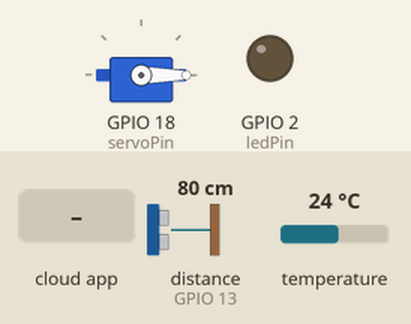
Recording of a sketch running on a simulated ESP32. Parts: servo, output pins drawn as LEDs (lit = HIGH). Wiring (inferred from the names in the program): ultrasonic range finder: trigger GPIO 12; echo GPIO 13. The inputs (shaded band) are chosen by the test bench; at power-on: distance to the obstacle (sensor on GPIO 13) 80 cm, temperature 24 °C. The echo pulse lasts 58.3 µs per cm; WiFi joins after 1.5 s; servers stay silent unless stated; the Firebase database answers and starts empty; pins used as bus, display or sensor lines are not drawn; what the sketch prints to the serial monitor is not drawn.

Above: at 2.7 s.
2.8 s: the phone or cloud app sets LED to 1
At 4.2 s:
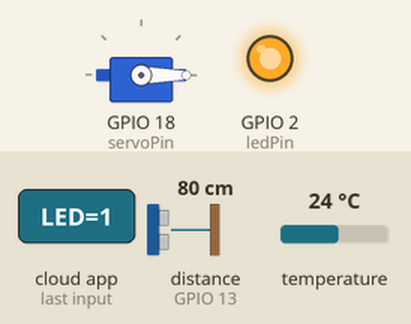
5.2 s: the phone or cloud app sets Servo to 1
At 6.8 s:
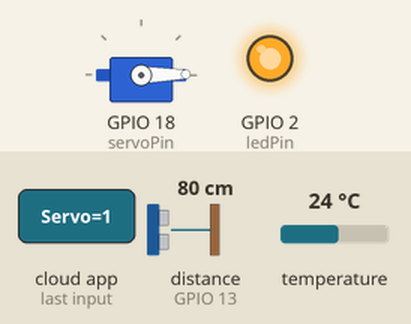
7.7 s: the phone or cloud app sets LED to 0
At 9.2 s:
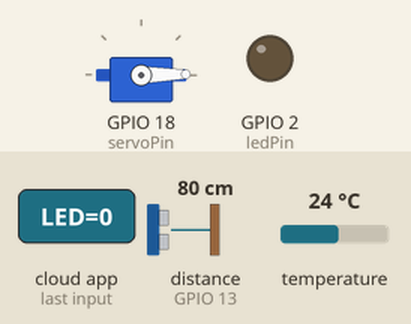
Timing chart, 0 to 10.7 s (numbered marks = the images above; inputs shaded):
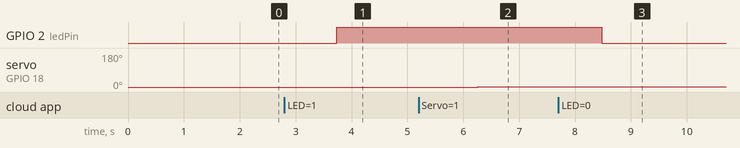

The sketch:

Praktikum_BAB-2.ino
```cpp
#include <Arduino.h>
#include <WiFi.h>
#include <Firebase_ESP_Client.h>
#include <ESP32Servo.h>
#include <OneWire.h>
#include <DallasTemperature.h>

#include "addons/TokenHelper.h"
#include "addons/RTDBHelper.h"

const int oneWireBus = 5;
const int trigPin = 12;
const int echoPin = 13;
const int ledPin = 2;

float md = 1;
float Vod = 0;

OneWire oneWire(oneWireBus);
DallasTemperature sensors(&oneWire);

#define WIFI_SSID "SSID"
#define WIFI_PASSWORD "PASSWORD"
#define API_KEY "APIKEY"
#define DATABASE_URL "URL"

FirebaseData fbdo;
FirebaseAuth auth;
FirebaseConfig config;
Servo myServo;
int servoPin = 18;

unsigned long lastMillis = 0;
bool signupOK = false;

void setup() {
    Serial.begin(115200);

    WiFi.begin(WIFI_SSID, WIFI_PASSWORD);
    Serial.print("Menghubungkan ke Wi-Fi");
    while (WiFi.status() != WL_CONNECTED) {
        Serial.print(".");
        delay(500);
    }
    Serial.println("\nWi-Fi Terhubung!");

    config.api_key = API_KEY;
    config.database_url = DATABASE_URL;
    config.token_status_callback = tokenStatusCallback;

    if (Firebase.signUp(&config, &auth, "", "")) {
        Serial.println("Firebase SignUp berhasil!");
        signupOK = true;
    } else {
        Serial.println("Firebase SignUp gagal: " + String(config.signer.signupError.message.c_str()));
    }

    Firebase.begin(&config, &auth);
    Firebase.reconnectWiFi(true);

    pinMode(trigPin, OUTPUT);
    pinMode(echoPin, INPUT);
    pinMode(ledPin, OUTPUT);
    myServo.attach(servoPin);
    myServo.write(0);

    sensors.begin();
}

void loop() {
    long duration;
    float jarak;

    digitalWrite(trigPin, LOW);
    delayMicroseconds(2);
    digitalWrite(trigPin, HIGH);
    delayMicroseconds(10);
    digitalWrite(trigPin, LOW);
    duration = pulseIn(echoPin, HIGH);
    jarak = (duration * 0.034 / 2) * md + Vod;

    Serial.print("Jarak: ");
    Serial.print(jarak);
    Serial.println(" cm");

    sensors.requestTemperatures();
    float suhu = sensors.getTempCByIndex(0);

    Serial.print("Suhu: ");
    Serial.print(suhu);
    Serial.println(" °C");

    delay(1000);

    if (Firebase.ready() && signupOK && (millis() - lastMillis > 1000 || lastMillis == 0)) {
        lastMillis = millis();

        Firebase.RTDB.setFloat(&fbdo, "Data/Suhu", suhu);
        Firebase.RTDB.setFloat(&fbdo, "Data/Jarak", jarak);

        if (Firebase.RTDB.getString(&fbdo, "Data/LED")) {
            String ledStr = fbdo.stringData();
            ledStr.trim();
            ledStr.replace("\"", "");
            ledStr.replace("\\", "");

            Serial.println("Nilai LED setelah dibersihkan: " + ledStr);

            if (ledStr == "1") {
                digitalWrite(ledPin, HIGH);
                Serial.println("LED ON");
            } else if (ledStr == "0") {
                digitalWrite(ledPin, LOW);
                Serial.println("LED OFF");
            } else {
                Serial.println("Nilai LED tidak valid setelah pembersihan: " + ledStr);
            }
        } else {
           Serial.println("Gagal membaca LED: " + fbdo.errorReason());
        }

        if (Firebase.RTDB.getString(&fbdo, "Data/Servo")) {
            String servoStr = fbdo.stringData();
            servoStr.trim();
            servoStr.replace("\"", "");
            servoStr.replace("\\", "");
            int servoVal = servoStr.toInt();
            if (servoVal >= 0 && servoVal <= 100) {
                int servoPos = map(servoVal, 0, 100, 0, 180);
                myServo.write(servoPos);
                Serial.print("Servo dari Firebase (0–100): ");
                Serial.print(servoVal);
                Serial.print(" | Servo (0–180): ");
                Serial.println(servoPos);
            } else {
                Serial.println("Nilai Servo tidak valid: " + servoStr);
            }
        } else {
            Serial.println("Gagal membaca Servo: " + fbdo.errorReason());
        }
    }
}
```

Measured:
- after the input at 2.8 s, GPIO 2 (ledPin): LOW → HIGH after 0.94 s
- after the input at 5.2 s, servo on GPIO 18 (servoPin): 0° → 1° after 1.1 s
- after the input at 7.7 s, GPIO 2 (ledPin): HIGH → LOW after 0.78 s
